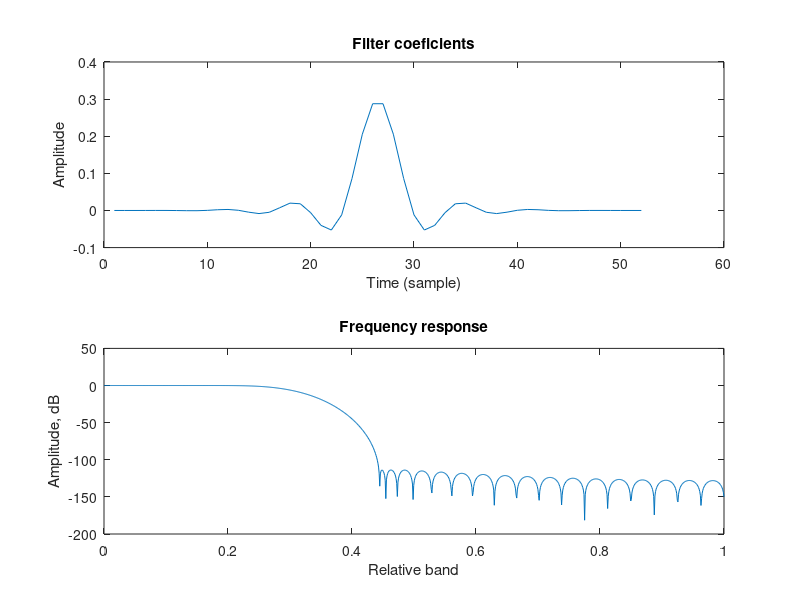
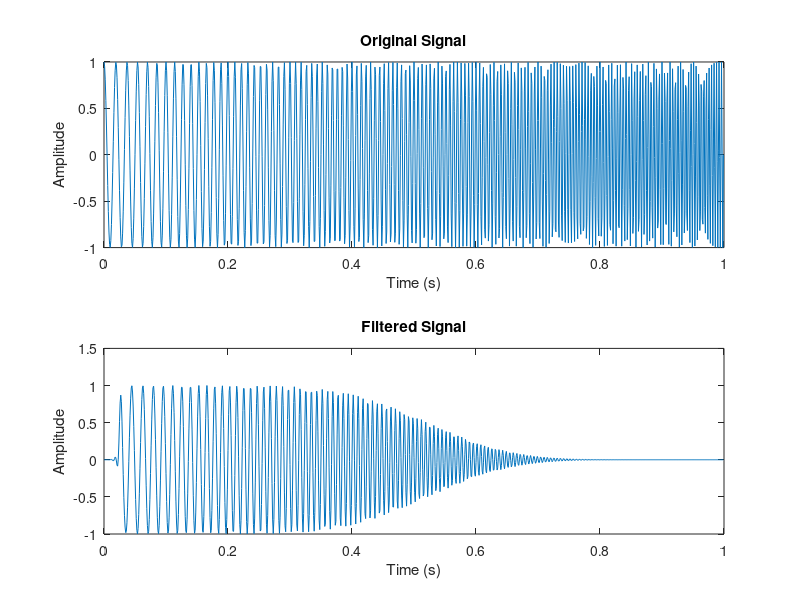
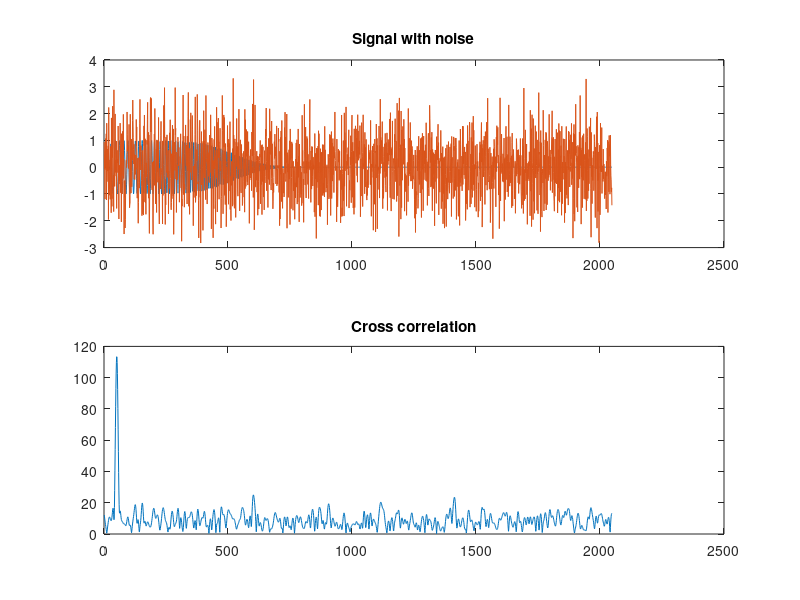

MATLAB code to generate these figures, in order:
close all;
% Filter specifications
order = 51;           % Filter order (higher order gives better performance)
cutoff = 0.3;         % Normalized cutoff frequency (0 to 1, where 1 corresponds to Nyquist frequency)

% Design the FIR filter using a Hamming window
b = fir1(order, cutoff, 'low', hamming(order+1));

% OR design FIR filter with kaiser:
beta = 11.5;  % Adjust beta for different trade-offs
b = fir1(order, cutoff, 'low', kaiser(order+1, beta));
figure;
subplot(2,1,1);
plot(b)
title('Filter coeficients');
xlabel('Time (sample)');
ylabel('Amplitude');
subplot(2,1,2);
filter_with_zeros = zeros(1,2048);
filter_with_zeros(1:numel(b))=b;
s = fft(filter_with_zeros);
s = s(1:numel(s)/2);
plot(linspace(0,1,numel(s)),20*log10(abs(s)))
title('Frequency response');
xlabel('Relative band');
ylabel('Amplitude, dB');

% Create a sample signal (sum of two sinusoids with different frequencies)
Fs = 1000;            % Sampling frequency
t = 0:1/Fs:1-1/Fs;    % Time vector
x = cos(2*pi*50*t) + cos(2*pi*200*t);  % Signal with two frequencies: 50 Hz and 200 Hz

% Parameters for the LFM signal
Fs = 1000;           % Sampling frequency (Hz)
T = 1;               % Duration of the signal (seconds)
f0 = 50;             % Start frequency (Hz)
f1 = 250;            % End frequency (Hz)
t = 0:1/Fs:T-1/Fs;   % Time vector

% Generate the LFM signal (chirp)
lfm_signal = chirp(t, f0, T, f1);
x = lfm_signal;

% Apply the FIR filter to the signal
y = filter(b, 1, x);

% Plot the original and filtered signals
figure;
subplot(2,1,1);
plot(t, x);
title('Original Signal');
xlabel('Time (s)');
ylabel('Amplitude');

subplot(2,1,2);
plot(t, y);
title('Filtered Signal');
xlabel('Time (s)');
ylabel('Amplitude');

zeropadded_signal = zeros(1,2048);
zeropadded_signal(1:numel(y))=y;
noise = randn(1,2048);
signal_with_noize = circshift( zeropadded_signal+noise, 50);
figure;
subplot(2,1,1);
plot(zeropadded_signal)
hold on
plot(signal_with_noize)
title('Signal with noise')
cross_spectrum = fft(signal_with_noize).*conj(fft(zeropadded_signal));
cross_spectrum(1024:2048) = 0;
ccf = ifft(cross_spectrum);
subplot(2,1,2);
plot(abs(ccf))
title('Cross correlation')
